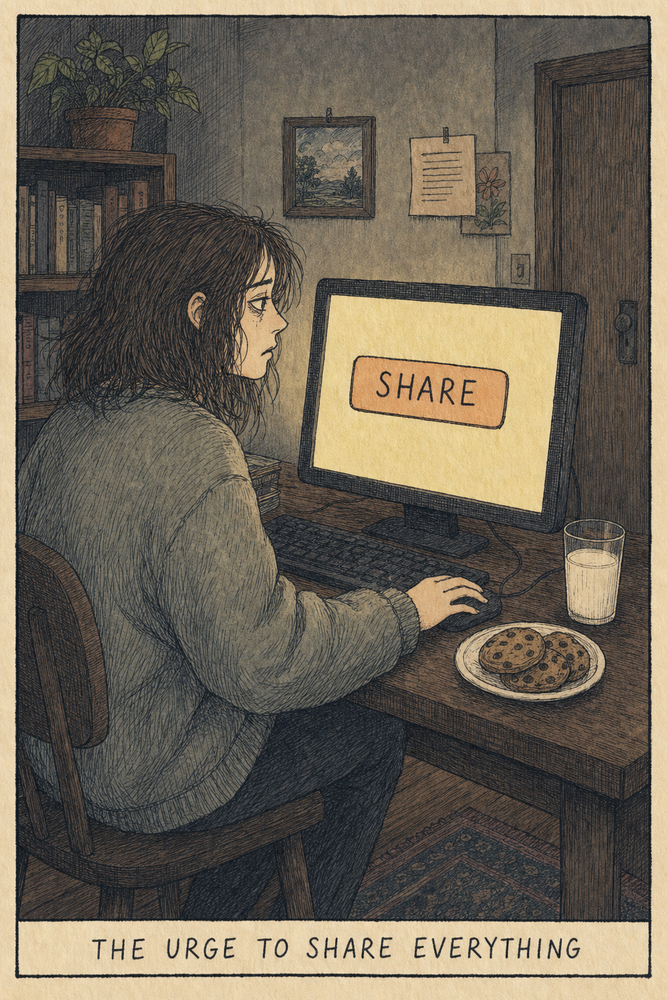
#> input picture comics/urge-to-share-film/full/film-1.png, 667 x 1000 px, shrunk from 1024 x 1536 before the run; its folder holds 4 pictures in this run
$ python mpc_card_prep.py ../comics/urge-to-share-film/full
#> lines starting #> are read from the running program, lines starting #| are printed output that depends on the picture
#!/usr/bin/env python3
"""
mpc_card_prep.py
----------------
Make card art press-ready for MakePlayingCards (MPC): correct trim size, 1/8"
bleed, and 300 DPI. This is the step BETWEEN "art out of ChatGPT / the Forge" and
`mpc_order_builder.py` — the order builder assumes the images are already
print-ready; this is what makes them print-ready.

    raw art  ->  [this script]  press-ready PNGs  ->  mpc_order_builder.py  ->  order.xml

Why it's needed: gpt-image / ChatGPT art is typically ~1024x1536 at screen
resolution with NO bleed. MPC cuts every card with a 1/8" tolerance, so the
design must extend 1/8" PAST the cut line on all sides or you get white slivers at
the edges. A poker card is 2.5"x3.5" finished; with bleed that's 2.75"x3.75", and
at 300 DPI that's 825x1125 px. This script produces exactly that.

MODES (how to reconcile art that has no bleed with a card that needs it)
    cover   (default) scale the art to FILL the whole card+bleed rectangle and
            center-crop the small overflow. Full edge-to-edge bleed, no mirrored
            seams. Best for full-bleed illustrations. A sliver of the art's edges
            is cropped (reported per image) — keep important content away from the
            very edge.
    extend  scale the art to the TRIM size (center-cropped to the card's aspect),
            then MANUFACTURE the bleed by mirroring the outer edge pixels outward.
            Nothing inside the cut line is lost; the bleed is a reflected
            extension. Best when the art IS exactly the card face.
    fit     scale the art to FIT inside the trim with no crop (whole image kept),
            pad to the trim with a background color, then extend that into the
            bleed. Use when you can't lose any of the art and are OK with a
            border.

USAGE
    # one image
    python mpc_card_prep.py card.png
    # a flat folder of images
    python mpc_card_prep.py my_images/
    # a deck folder (fronts/ + backs/ or back.png) -> prepped deck folder
    python mpc_card_prep.py my_deck/ --out my_deck_print
    # then:
    python mpc_order_builder.py my_deck_print

    Options: --size {poker,bridge,tarot,square,mini,jumbo}  --mode {cover,extend,fit}
             --dpi 300  --bleed 0.125  --bg white  --proof  --out PATH

Requires Pillow:  pip install Pillow
"""

import argparse
import os
import sys

try:
    from PIL import Image, ImageOps, ImageDraw
except ImportError:
    sys.exit("ERROR: Pillow is required. Install it with:  pip install Pillow")

SUPPORTED_EXTS = (".png", ".jpg", ".jpeg", ".bmp", ".gif", ".tif", ".tiff")

# Finished (trim) card sizes in inches, MPC's common products.
CARD_SIZES = {
    "poker":  (2.5, 3.5),
    "bridge": (2.25, 3.5),
    "tarot":  (2.75, 4.75),
    "square": (2.5, 2.5),
    "mini":   (1.75, 2.5),
    "jumbo":  (3.5, 5.0),
}

BG_COLORS = {"white": (255, 255, 255), "black": (0, 0, 0)}


def px(inches, dpi):
    return int(round(inches * dpi))


def parse_bg(bg):
    if bg in BG_COLORS:
        return BG_COLORS[bg]
    s = bg.lstrip("#")
    if len(s) == 6:
        try:
            return tuple(int(s[i:i + 2], 16) for i in (0, 2, 4))
        except ValueError:
            pass
    sys.exit(f"ERROR: unrecognized --bg '{bg}' (use white, black, or #rrggbb).")


def flatten(img, bg_rgb):
    """Drop alpha onto a solid background; MPC prints on opaque stock."""
    if img.mode in ("RGBA", "LA") or (img.mode == "P" and "transparency" in img.info):
        img = img.convert("RGBA")
        canvas = Image.new("RGB", img.size, bg_rgb)
        canvas.paste(img, mask=img.split()[-1])
        return canvas
    return img.convert("RGB")


# [39 lines left out: function extend_to_full, not called in this run]


def prep_image(src_path, geom, mode, bg_rgb, want_proof):
    """Return (print_img, proof_img_or_None, notes[])."""
#> called with mode = 'cover', bg_rgb = (255, 255, 255), want_proof = False
    trim_w, trim_h = geom["trim"]
    full_w, full_h = geom["full"]
    off_x, off_y = geom["off"]
    dpi = geom["dpi"]
    notes = []

    img = Image.open(src_path)
#> img is the input picture: PIL image 667x1000 RGB; mean R, G, B 108.4, 100.1, 86.4
    img = flatten(img, bg_rgb)
    sw, sh = img.size
#> sw = 667; sh = 1000

    # Effective print resolution: how many source px land across the trim.
    eff_dpi = min(sw / (trim_w / dpi), sh / (trim_h / dpi))
#> eff_dpi = 266.8
    if eff_dpi < dpi - 1:
        notes.append(f"low-res: art resolves to ~{eff_dpi:.0f} DPI at trim "
                     f"(MPC likes {dpi}); it will be upscaled and may look soft")

    if mode == "cover":
        out = ImageOps.fit(img, (full_w, full_h), method=Image.LANCZOS,
                           centering=(0.5, 0.5))
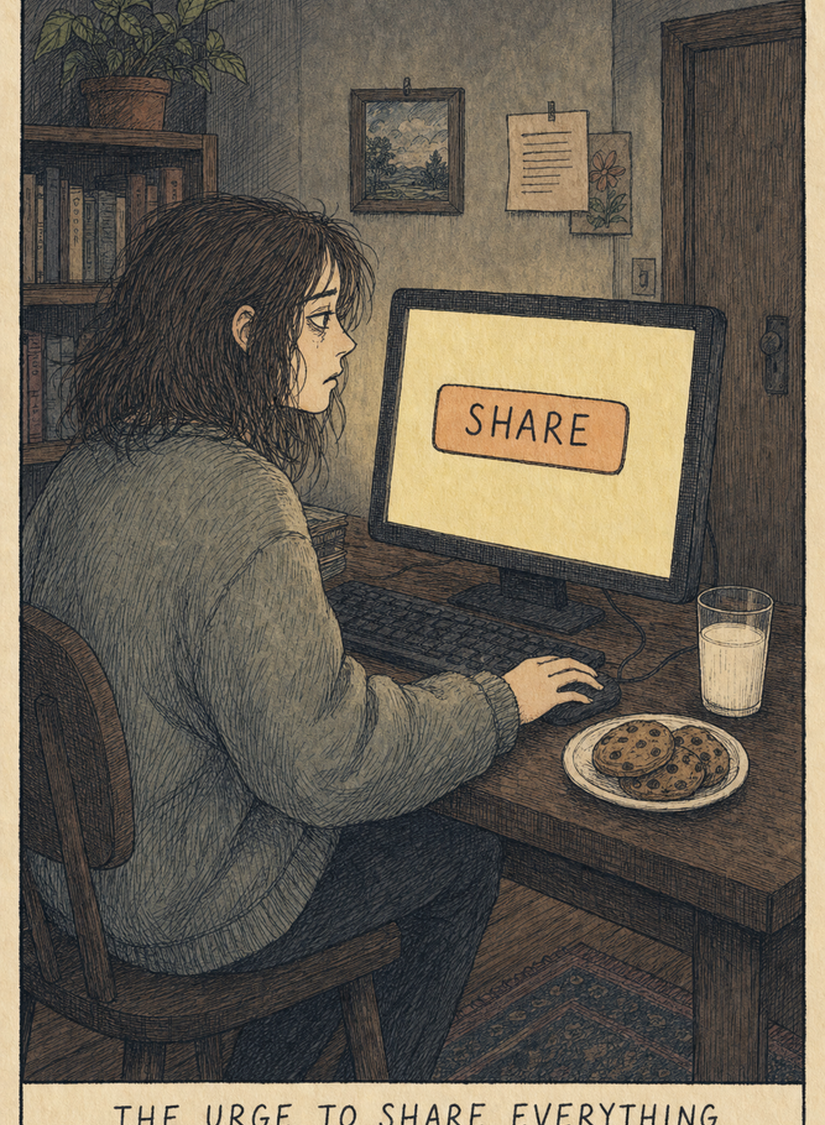
#> out: PIL image 825x1125 RGB; mean R, G, B 101.7, 94, 81.4
        # report how much of the art got cropped to fill the card aspect
        scale = max(full_w / sw, full_h / sh)
#> scale = 1.24
        cropped_w = max(0, sw * scale - full_w)
#> cropped_w = 1.14e-13
        cropped_h = max(0, sh * scale - full_h)
#> cropped_h = 111.9
        if cropped_w > 1 or cropped_h > 1:
            notes.append(f"cropped ~{cropped_w / scale:.0f}x{cropped_h / scale:.0f} "
                         f"src-px ({cropped_w / dpi:.2f}\"x{cropped_h / dpi:.2f}\") "
                         f"to fill the card")
    elif mode == "extend":
        trim_img = ImageOps.fit(img, (trim_w, trim_h), method=Image.LANCZOS,
                                centering=(0.5, 0.5))
        out = extend_to_full(trim_img, full_w, full_h, off_x, off_y)
    elif mode == "fit":
        inner = ImageOps.contain(img, (trim_w, trim_h), method=Image.LANCZOS)
        trim_img = Image.new("RGB", (trim_w, trim_h), bg_rgb)
        trim_img.paste(inner, ((trim_w - inner.size[0]) // 2,
                               (trim_h - inner.size[1]) // 2))
        out = extend_to_full(trim_img, full_w, full_h, off_x, off_y)
    else:
        raise ValueError(mode)

    proof = None
    if want_proof:
        proof = out.convert("RGB").copy()
        d = ImageDraw.Draw(proof)
        safe = geom["safe_inset"]
        # trim line (red) = where MPC cuts; safe zone (cyan) = keep content inside
        d.rectangle([off_x, off_y, off_x + trim_w - 1, off_y + trim_h - 1],
                    outline=(255, 40, 40), width=max(2, dpi // 100))
        d.rectangle([off_x + safe, off_y + safe,
                     off_x + trim_w - safe - 1, off_y + trim_h - safe - 1],
                    outline=(0, 200, 220), width=max(2, dpi // 150))

    return out, proof, notes


def iter_folder_images(folder):
    for f in sorted(os.listdir(folder)):
        if f.lower().endswith(SUPPORTED_EXTS) and \
                os.path.isfile(os.path.join(folder, f)):
            yield f


def save_print(img, path, dpi):
    img.save(path, format="PNG", dpi=(dpi, dpi))


def process_one(src, dst, geom, args, bg_rgb, proof_dir=None):
    out, proof, notes = prep_image(src, geom, args.mode, bg_rgb, args.proof)
#> notes = 2 items
    save_print(out, dst, geom["dpi"])
    tag = "  " + os.path.basename(dst)
    print(f"{tag}  ->  {out.size[0]}x{out.size[1]}px @ {geom['dpi']}dpi"
          + (f"   [{'; '.join(notes)}]" if notes else ""))
#|   film-1.png  ->  825x1125px @ 300dpi   [low-res: art resolves to ~267 DPI at trim (MPC likes 300); it will be upscaled and may look soft; cropped ~0x90 src-px (0.00"x0.37") to fill the card]
    if proof is not None and proof_dir is not None:
        os.makedirs(proof_dir, exist_ok=True)
        pstem = os.path.splitext(os.path.basename(dst))[0]
        proof.save(os.path.join(proof_dir, pstem + "_proof.png"),
                   dpi=(geom["dpi"], geom["dpi"]))
    return notes


def build_geom(args):
    if args.size not in CARD_SIZES:
        sys.exit(f"ERROR: unknown --size '{args.size}'. "
                 f"Choose from: {', '.join(CARD_SIZES)}")
    tw_in, th_in = CARD_SIZES[args.size]
    dpi = args.dpi
    # Full size is derived from TOTAL inches so it matches the spec exactly
    # (poker: 2.75x3.75in -> 825x1125px). Bleed can differ by 1px per side because
    # 1/8" at 300 DPI is 37.5 px; the offset centers the trim within the full.
    trim = (px(tw_in, dpi), px(th_in, dpi))
    full = (px(tw_in + 2 * args.bleed, dpi), px(th_in + 2 * args.bleed, dpi))
    off = ((full[0] - trim[0]) // 2, (full[1] - trim[1]) // 2)
    return {
        "trim": trim, "full": full, "off": off, "dpi": dpi,
        "safe_inset": px(args.bleed, dpi),  # safe margin = one bleed inside trim
        "size_name": args.size, "inches": (tw_in, th_in),
    }


def main():
    p = argparse.ArgumentParser(
        description="Make card art press-ready for MakePlayingCards "
                    "(trim size + 1/8\" bleed + 300 DPI).")
    p.add_argument("input", help="an image, a folder of images, or a deck folder "
                                  "(with a fronts/ subfolder)")
    p.add_argument("--out", default=None,
                   help="output path (default: <input>_print)")
    p.add_argument("--size", default="poker",
                   help=f"card size: {', '.join(CARD_SIZES)} (default: poker)")
    p.add_argument("--mode", choices=["cover", "extend", "fit"], default="cover",
                   help="how to handle bleed/aspect (default: cover)")
    p.add_argument("--dpi", type=int, default=300, help="output DPI (default: 300)")
    p.add_argument("--bleed", type=float, default=0.125,
                   help="bleed per side in inches (default: 0.125)")
    p.add_argument("--bg", default="white",
                   help="background for transparency/padding: white, black, or "
                        "#rrggbb (default: white)")
    p.add_argument("--proof", action="store_true",
                   help="also write _proof images with trim + safe-zone guides "
                        "(review only; never sent to print)")
    args = p.parse_args()

    geom = build_geom(args)
    bg_rgb = parse_bg(args.bg)
    tw, th = geom["inches"]
    print(f"Target: {args.size} {tw}\"x{th}\" + {args.bleed}\" bleed = "
          f"{geom['full'][0]}x{geom['full'][1]}px @ {geom['dpi']}dpi  "
          f"(mode: {args.mode})")

    if not os.path.exists(args.input):
        sys.exit(f"ERROR: {args.input} does not exist.")

    all_notes = []

    # ---- single image ----
    if os.path.isfile(args.input):
        stem, _ = os.path.splitext(os.path.basename(args.input))
        out = args.out or (stem + "_print.png")
        if os.path.isdir(out):
            out = os.path.join(out, stem + "_print.png")
        proof_dir = os.path.dirname(os.path.abspath(out)) or "."
        all_notes += process_one(args.input, out, geom, args, bg_rgb, proof_dir)
        print(f"\nDone. Wrote {out}")
        return

    # ---- deck folder (has fronts/) ----
    fronts_dir = os.path.join(args.input, "fronts")
    is_deck = os.path.isdir(fronts_dir)

    out_root = args.out or (os.path.normpath(args.input) + "_print")
    os.makedirs(out_root, exist_ok=True)

    if is_deck:
        n = 0
        # fronts/
        out_fronts = os.path.join(out_root, "fronts")
        os.makedirs(out_fronts, exist_ok=True)
        print("fronts/")
        for f in iter_folder_images(fronts_dir):
            stem = os.path.splitext(f)[0]
            dst = os.path.join(out_fronts, stem + ".png")
            all_notes += process_one(os.path.join(fronts_dir, f), dst, geom, args,
                                     bg_rgb, os.path.join(out_root, "proof", "fronts"))
            n += 1
        # backs/ (per-card)
        backs_dir = os.path.join(args.input, "backs")
        if os.path.isdir(backs_dir):
            out_backs = os.path.join(out_root, "backs")
            os.makedirs(out_backs, exist_ok=True)
            print("backs/")
            for f in iter_folder_images(backs_dir):
                stem = os.path.splitext(f)[0]
                dst = os.path.join(out_backs, stem + ".png")
                all_notes += process_one(os.path.join(backs_dir, f), dst, geom, args,
                                         bg_rgb, os.path.join(out_root, "proof", "backs"))
        # shared back.<ext>
        for ext in SUPPORTED_EXTS:
            cand = os.path.join(args.input, "back" + ext)
            if os.path.isfile(cand):
                print("back" + ext)
                all_notes += process_one(cand, os.path.join(out_root, "back.png"),
                                         geom, args, bg_rgb,
                                         os.path.join(out_root, "proof"))
                break
        print(f"\nDone. {n} fronts prepped. Deck folder ready for the order builder:")
        print(f"  python mpc_order_builder.py {out_root}")
    else:
        # ---- flat folder of images ----
        imgs = list(iter_folder_images(args.input))
        if not imgs:
            sys.exit(f"ERROR: no images in {args.input} "
                     f"({', '.join(SUPPORTED_EXTS)}).")
        for f in imgs:
            stem = os.path.splitext(f)[0]
            dst = os.path.join(out_root, stem + ".png")
            all_notes += process_one(os.path.join(args.input, f), dst, geom, args,
                                     bg_rgb, os.path.join(out_root, "proof"))
#> pass 2 of the loop in main, `for f in imgs:`:
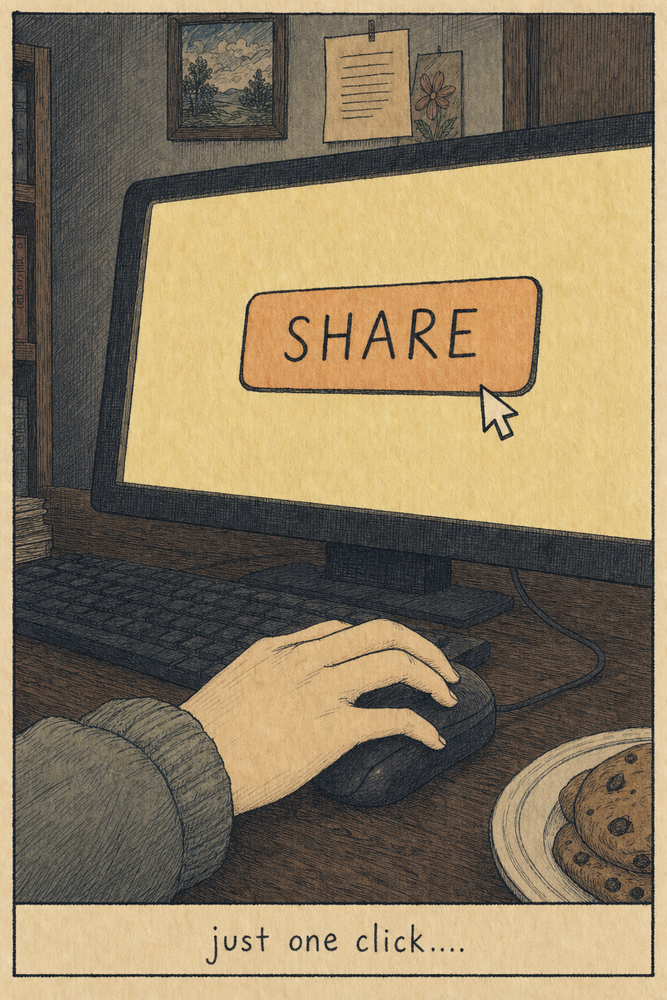
#> input picture comics/urge-to-share-film/full/film-2.png, 667 x 1000 px, shrunk from 1024 x 1536 before the run
#> in prep_image, img is the input picture: PIL image 667x1000 RGB; mean R, G, B 139.7, 124.1, 96.7
#> in prep_image (call 2), `out = ImageOps.fit(img, (full_w, full_h), method=Image.LANCZOS, center..`:
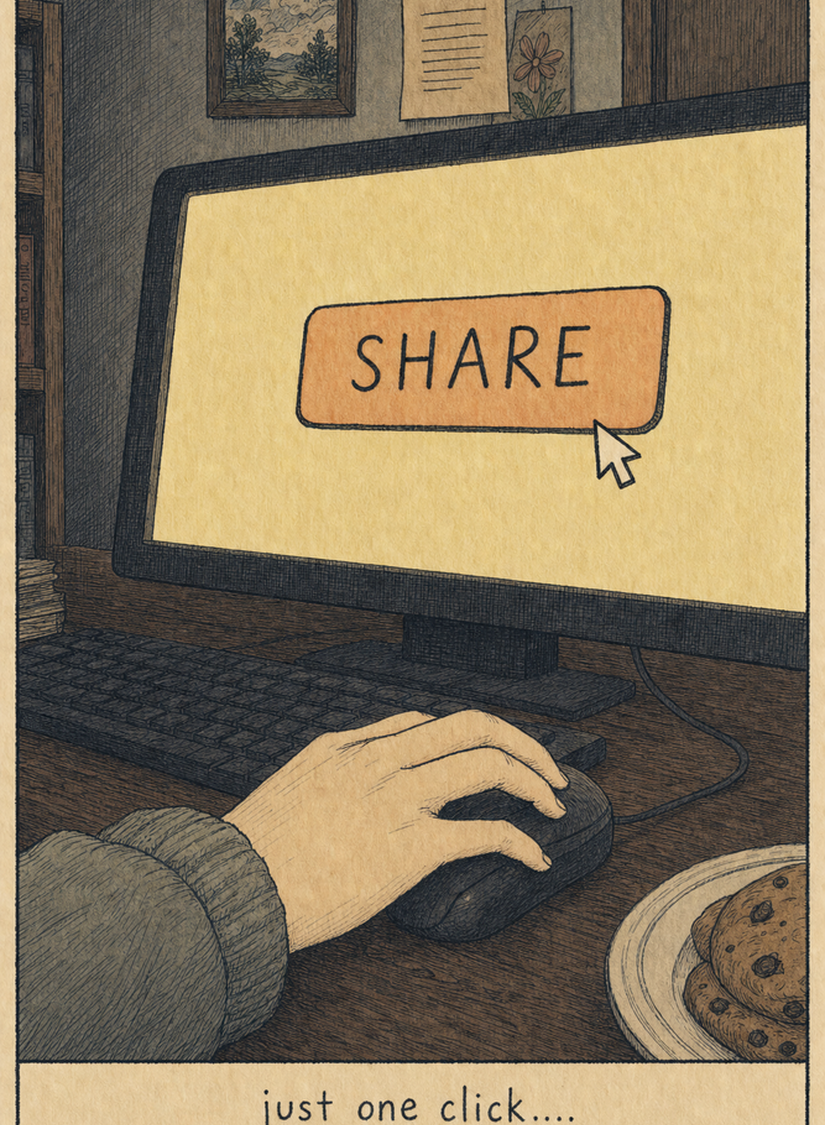
#> out: PIL image 825x1125 RGB; mean R, G, B 136.5, 121.1, 93.8
#|   film-2.png  ->  825x1125px @ 300dpi   [low-res: art resolves to ~267 DPI at trim (MPC likes 300); it will be upscaled and may look soft; cropped ~0x90 src-px (0.00"x0.37") to fill the card]
#> pass 3 of the loop in main, `for f in imgs:`:
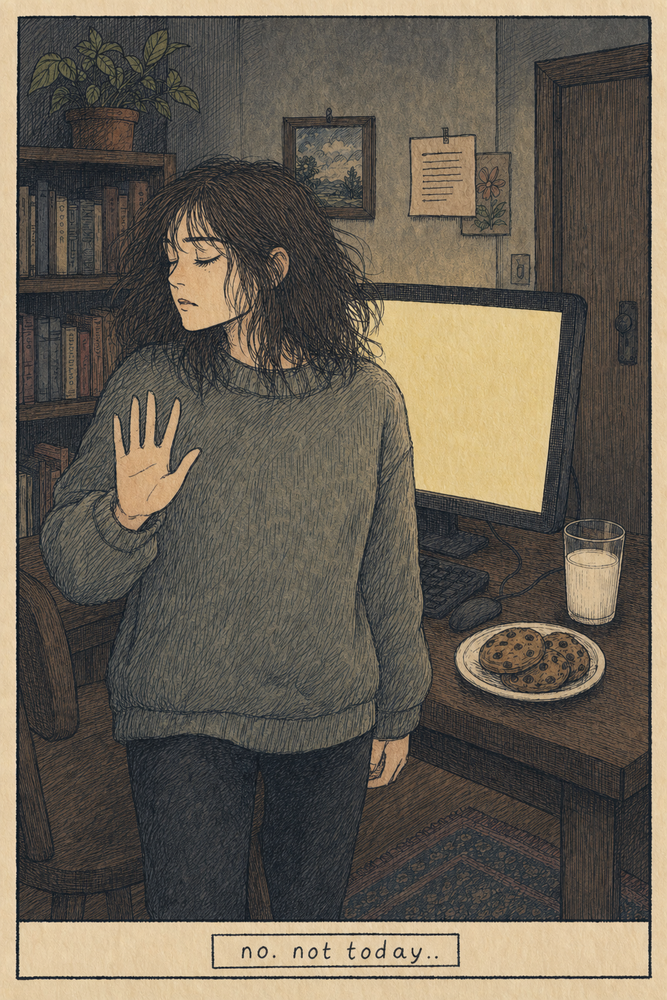
#> input picture comics/urge-to-share-film/full/film-3.png, 667 x 1000 px, shrunk from 1024 x 1536 before the run
#> in prep_image, img is the input picture: PIL image 667x1000 RGB; mean R, G, B 104.1, 96, 83.2
#> in prep_image (call 3), `out = ImageOps.fit(img, (full_w, full_h), method=Image.LANCZOS, center..`:
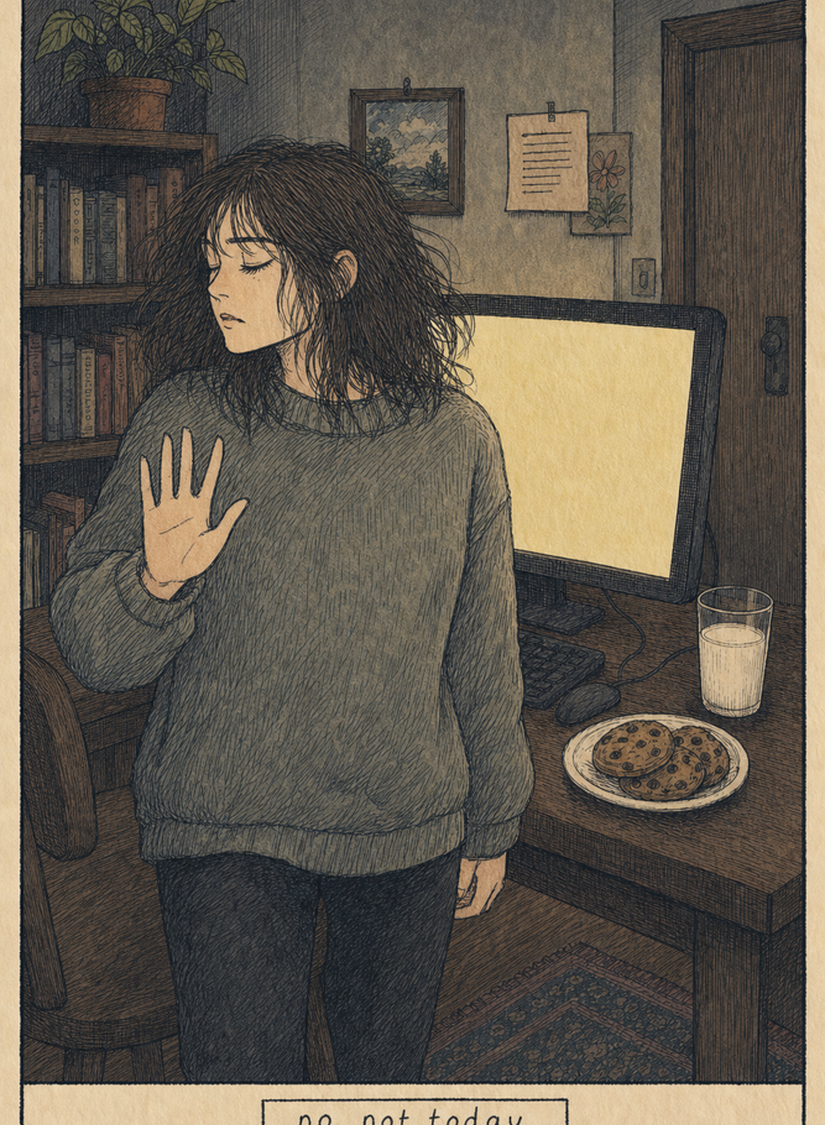
#> out: PIL image 825x1125 RGB; mean R, G, B 97.5, 90, 78.4
#|   film-3.png  ->  825x1125px @ 300dpi   [low-res: art resolves to ~267 DPI at trim (MPC likes 300); it will be upscaled and may look soft; cropped ~0x90 src-px (0.00"x0.37") to fill the card]
#> the loop made 4 passes; the first 3 are shown
        print(f"\nDone. {len(imgs)} images prepped to {out_root}")

    if any("low-res" in nt for nt in all_notes):
        print("\nHeads up: some art resolved below 300 DPI at card size. It will "
              "print, but consider regenerating those at a higher resolution.")


if __name__ == "__main__":
    main()
